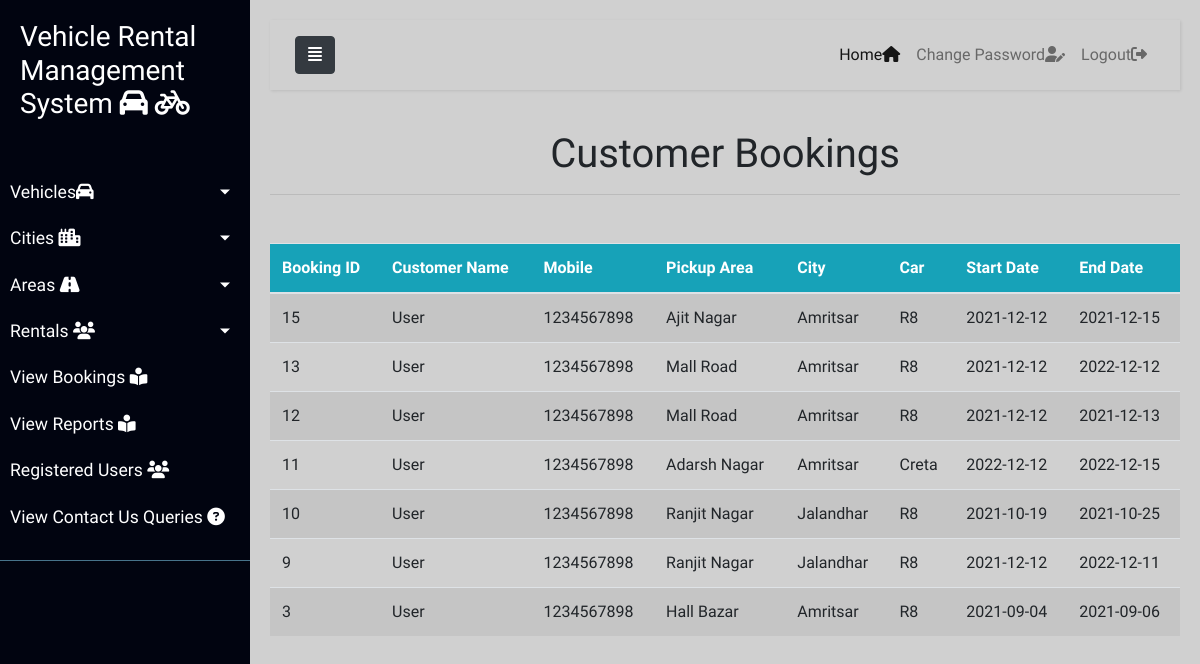
Screenshot of /adminviewbooking.php (signed in) with the database file from the repository.
### tables this page shows
CREATE TABLE `booking` (
  `booking_id` int(11) NOT NULL,
  `username` varchar(30) NOT NULL,
  `area_id` int(30) NOT NULL,
  `city_id` int(30) NOT NULL,
  `mycar_id` int(30) NOT NULL,
  `driving_license` varchar(50) NOT NULL,
  `aadhaar_number` varchar(50) NOT NULL,
  `start_date` date NOT NULL,
  `end_date` date NOT NULL,
  `payment_status` varchar(15) NOT NULL,
  `book_status` int(11) NOT NULL DEFAULT 0
);

CREATE TABLE `signup` (
  `name` varchar(30) NOT NULL,
  `mobile` int(20) NOT NULL,
  `email` varchar(50) NOT NULL,
  `username` varchar(30) NOT NULL,
  `password` varchar(50) NOT NULL,
  `confirm_pass` varchar(50) NOT NULL
);

CREATE TABLE `areas` (
  `areaid` int(30) NOT NULL,
  `areaname` varchar(100) NOT NULL,
  `cityid` int(30) NOT NULL
);

CREATE TABLE `cities` (
  `cityid` int(30) NOT NULL,
  `cityname` varchar(100) NOT NULL,
  `postalcode` varchar(30) NOT NULL
);

CREATE TABLE `rentalcars` (
  `id` int(30) NOT NULL,
  `Company` varchar(50) NOT NULL,
  `car_name` varchar(50) NOT NULL,
  `model` varchar(100) NOT NULL,
  `color` varchar(50) NOT NULL,
  `conditions` varchar(100) NOT NULL,
  `description` text NOT NULL,
  `photo` varchar(100) NOT NULL,
  `rc_pic` varchar(200) NOT NULL,
  `reg_no` varchar(100) NOT NULL,
  `insurance_validity` varchar(100) NOT NULL,
  `rent` int(10) NOT NULL,
  `rental_id` int(11) NOT NULL,
  `approve` int(11) NOT NULL DEFAULT 0
);

### adminviewbooking.php (the view, shortened to what this page needs)
<!doctype html>
<html lang="en">
<head>
</head>
<body>
<?php
include_once "header.php";
include_once "adminsidebar.php";
?>
<h1 class="text-center">Customer Bookings</h1>
<hr>
<?php
include_once "connection.php";
$fetch_booking = "SELECT booking.*,signup.name,signup.mobile,rentalcars.rent FROM `booking`INNER JOIN signup ON booking.username=signup.username INNER JOIN rentalcars ON booking.mycar_id=rentalcars.id WHERE booking.payment_status='pending' ORDER BY booking_id DESC";
$run = mysqli_query($con, $fetch_booking);
if (mysqli_num_rows($run) > 0) {
    ?>
    <div class="table-responsive mt-5">
        <table class="table table-striped">
            <thead>
            <tr class="bg-info text-white">
                <th>Booking ID</th>
                <th>Customer Name</th>
                <th>Mobile</th>
                <th>Pickup Area</th>
                <th>City</th>
                <th>Car</th>
                <th>Start Date</th>
                <th>End Date</th>
            </tr>
            </thead>
            <tbody>
            <?php
            while ($row = mysqli_fetch_assoc($run)) {
                ?>
                <tr>
                    <td><?php echo $row['booking_id'] ?></td>
                    <td><?php echo $row['name'] ?></td>
                    <td><?php echo $row['mobile'] ?></td>
                    <td>
                        <?php
                        $Areaid = $row['area_id'];
                        $select_Areas = "select * from areas WHERE areaid=$Areaid";
                        $result_Areas = mysqli_query($con, $select_Areas);
                        $row_Areasname = mysqli_fetch_assoc($result_Areas);
                        echo $row_Areasname['areaname'];
                        ?>
                    </td>
                    <td>
                        <?php
                        $Cityid = $row['city_id'];
                        $select_City = "select * from cities WHERE cityid=$Cityid";
                        $result_City = mysqli_query($con, $select_City);
                        $row_City = mysqli_fetch_assoc($result_City);
                        echo $row_City['cityname'];
                        ?>
                    </td>
                    <td>
                        <?php
                        $Carid = $row['mycar_id'];
                        $select_Car = "select * from rentalcars WHERE id=$Carid";
                        $result_Car = mysqli_query($con, $select_Car);
                        $row_Car = mysqli_fetch_assoc($result_Car);
                        echo $row_Car['car_name'];
                        ?>
                    </td>
                    <td><?php echo $row['start_date'] ?></td>
                    <td><?php echo $row['end_date'] ?></td>
                </tr>
                <?php
            }
            ?>
            </tbody>
        </table>
    </div>
    <?php
} else {
    ?>
    <div class="alert alert-danger">
        <h2><i class="fas fa-exclamation-triangle"></i> No Bookings Found !!</h2>
    </div>
    <?php
}
?>
</body>
</html>

### index.css (style rules this page uses)
body { background-color: #9494946e !important; background-repeat: no-repeat; background-size: 1366px 384px; width: 100%; background-attachment: scroll; color: black; }
* { margin: 0; padding: 0; }

### adminsidebar.css (style rules this page uses)
body { font-family: 'Poppins', sans-serif; background: #fafafa; }

### rows the page displays
booking: booking_id "15", username.name "User", username.mobile "1234567898", area.areaname "Ajit Nagar", city.cityname "Amritsar", mycar.car_name "R8", start_date "2021-12-12", end_date "2021-12-15"
booking: booking_id "13", username.name "User", username.mobile "1234567898", area.areaname "Mall Road", city.cityname "Amritsar", mycar.car_name "R8", start_date "2021-12-12", end_date "2022-12-12"
booking: booking_id "12", username.name "User", username.mobile "1234567898", area.areaname "Mall Road", city.cityname "Amritsar", mycar.car_name "R8", start_date "2021-12-12", end_date "2021-12-13"
booking: booking_id "11", username.name "User", username.mobile "1234567898", area.areaname "Adarsh Nagar", city.cityname "Amritsar", mycar.car_name "Creta", start_date "2022-12-12", end_date "2022-12-15"
booking: booking_id "10", username.name "User", username.mobile "1234567898", area.areaname "Ranjit Nagar", city.cityname "Jalandhar", mycar.car_name "R8", start_date "2021-10-19", end_date "2021-10-25"
booking: booking_id "9", username.name "User", username.mobile "1234567898", area.areaname "Ranjit Nagar", city.cityname "Jalandhar", mycar.car_name "R8", start_date "2021-12-12", end_date "2022-12-11"
booking: booking_id "3", username.name "User", username.mobile "1234567898", area.areaname "Hall Bazar", city.cityname "Amritsar", mycar.car_name "R8", start_date "2021-09-04", end_date "2021-09-06"
